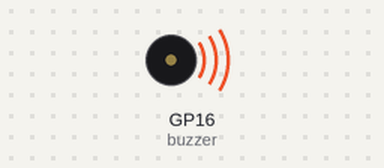
Recording of a program running on a simulated Raspberry Pi Pico running MicroPython. Parts: buzzer (waves = sounding).

Above: at 0.2 s.
At 4.4 s:
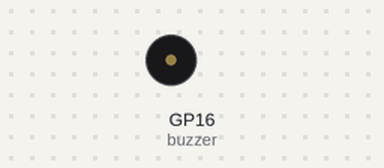
Timing chart, 0 to 6.5 s (numbered marks = the images above):
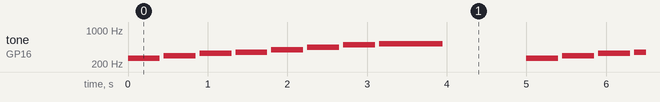

Measured:
- by itself, tone on GP16 (buzzer): repeats every 5.0 s: silent 0.05 s, 294 Hz 0.40 s, silent 0.05 s, 330 Hz 0.40 s, silent 0.05 s, 349 Hz 0.40 s, silent 0.05 s, 392 Hz 0.40 s, silent 0.05 s, 440 Hz 0.40 s, silent 0.05 s, 494 Hz 0.40 s, silent 0.05 s, 523 Hz 0.80 s, silent 1.1 s, 262 Hz 0.40 s

The program:

Passive_buzzer_tune.py
```python
from machine import PWM, Pin
from time import sleep, sleep_ms

buzzer = PWM(Pin(16))

def play_note(freq, duration):
    if freq == 0:          # Rest (silence)
        buzzer.duty_u16(0)
    else:
        buzzer.freq(freq)
        buzzer.duty_u16(32768)   # 50% duty cycle

    sleep_ms(duration)
    buzzer.duty_u16(0)
    sleep_ms(50)      # Small gap between notes


# Frequencies (Hz)
C4 = 262
D4 = 294
E4 = 330
F4 = 349
G4 = 392
A4 = 440
B4 = 494
C5 = 523

while True:
    play_note(C4, 400)
    play_note(D4, 400)
    play_note(E4, 400)
    play_note(F4, 400)
    play_note(G4, 400)
    play_note(A4, 400)
    play_note(B4, 400)
    play_note(C5, 800)

    sleep(1)
```
